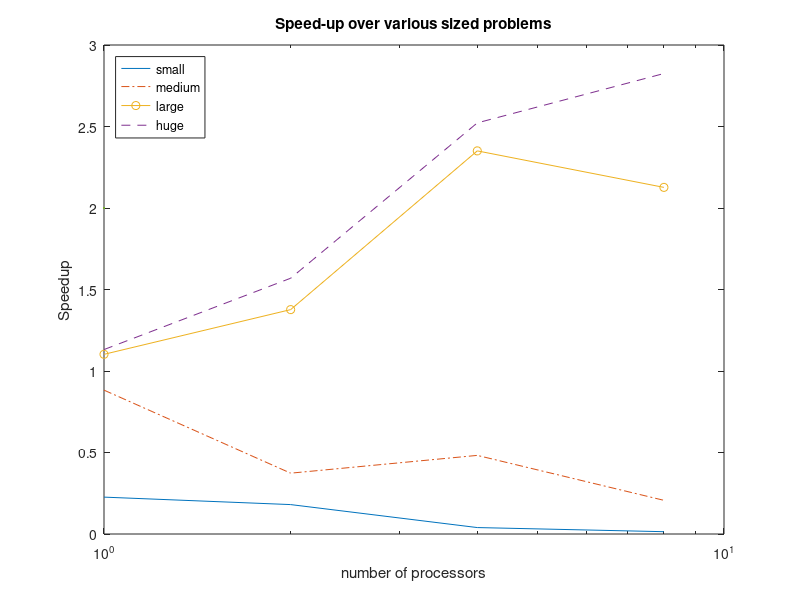

This figure's MATLAB source: (Note: this script raises an error after producing the figure.)
seq_small = 3.01527e-5;
seq_med = 0.000980111;
seq_large = 1.25460;
seq_huge = 6.748437;

t1_small = (1.1875e-4 + 1.22291e-4 + 1.5875e-4)/3;
t2_small = (1.60708e-4 + 1.74e-4 + 1.66537e-4)/3;
t4_small = (0.00127112 + 0.000373667 + 0.000644041)/3;
t8_small = (0.00222171 + 0.002149 + 0.00199421)/3;

t1_med = (0.00110038 + 0.00122571 + 0.00100529)/3;
t2_med = (0.00269762 + 0.00240858 + 0.00277246)/3;
t4_med = (0.00197646 + 0.00202196 + 0.00209833)/3;
t8_med = (0.00612125 + 0.00400771 + 0.00410279)/3;

t1_large = (1.14397 + 1.13633 + 1.1341)/3;
t2_large = (0.909059 + 0.914919 + 0.91012)/3;
t4_large = (0.534829 + 0.532734 + 0.533748)/3;
t8_large = (0.586798 + 0.576026 + 0.607107)/3;

t1_huge = (5.96154 + 5.94369 + 5.98632)/3;
t2_huge = (4.34822 + 4.27647 + 4.27752)/3;
t4_huge = (2.61821 + 2.69274 + 2.71596)/3;
t8_huge = (2.49775 + 2.34084 + 2.32781)/3;

np = [1,2,4,8];
s_small = [seq_small/t1_small, seq_small/t2_small, seq_small/t4_small, seq_small/t8_small];
s_med = [seq_med/t1_med, seq_med/t2_med, seq_med/t4_med, seq_med/t8_med];
s_large = [seq_large/t1_large, seq_large/t2_large, seq_large/t4_large, seq_large/t8_large];
s_huge = [seq_huge/t1_huge, seq_huge/t2_huge, seq_huge/t4_huge, seq_huge/t8_huge];

figure(1);
semilogx(np,s_small,'-', np, s_med, '-.', np, s_large, '-o', np, s_huge, '--', LineWidth=2);
legend('small', 'medium', 'large', 'huge', 'location', 'northwest');
title('Speed-up over various sized problems')
xlabel('number of processors')
ylabel('Speedup')

figure(2);
x = categorical({'Small','Medium','Large','Huge'});
x = reordercats(x,{'Small','Medium','Large','Huge'});
y = [45/100 55/100; 4545/10000, 5455/10000; 2921920/10000000 7078080/10000000; 22679098/ 50000000, 27320900/50000000];
b = bar(x,y,"stacked");
ylabel('% in each thread')
title('Data Split with 2 threads')

figure(3);
y = [27/100, 18/100,21/100, 34/100; 
    3576/10000, 1640/10000, 2651/10000, 2133/10000; 
    2295919/10000000, 1976650/10000000, 3271472/10000000, 2455958/10000000; 
    7481639/50000000,15197459/50000000, 15030396/50000000, 12290504/50000000];
b = bar(x,y,"stacked");
ylabel('% in each thread')
title('Data Split with 4 threads')

figure(4);
y = [15/100, 14/100,11/100, 11/100, 17/100, 9/100,13/100, 10/100; 
    2094/10000, 1541/10000, 905/10000, 999/10000, 989/10000, 1145/10000,...
    1275/10000, 1052/10000; 
    905099/10000000, 1250319/10000000, 598091/10000000,1173759/10000000,...
    756862/10000000,2578040/10000000, 771952/10000000, 1965877/10000000; 
    5976747/50000000,4498126/50000000, 9244916/50000000, 3718847/50000000,...
    10153668/50000000, 5835765/50000000, 4266390/50000000, 6305539/50000000];
b = bar(x,y,"stacked");
ylabel('% in each thread')
title('Data Split with 8 threads')